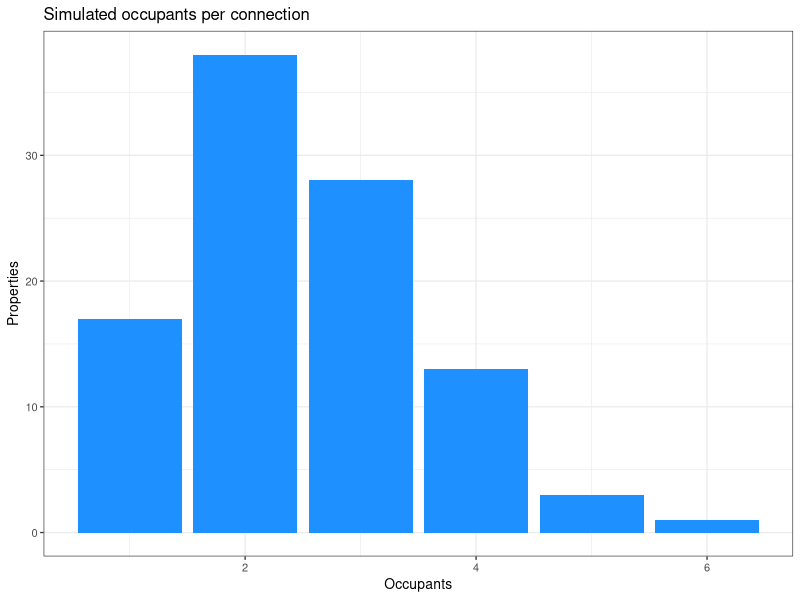
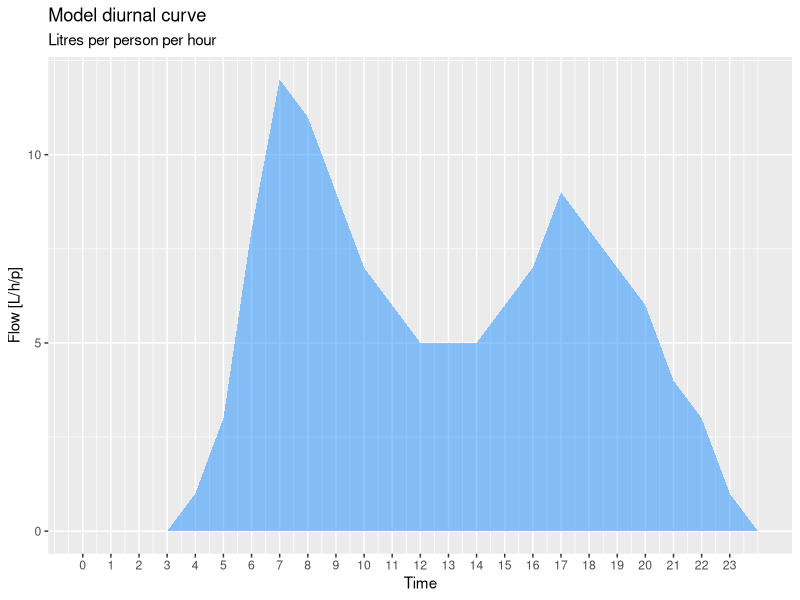
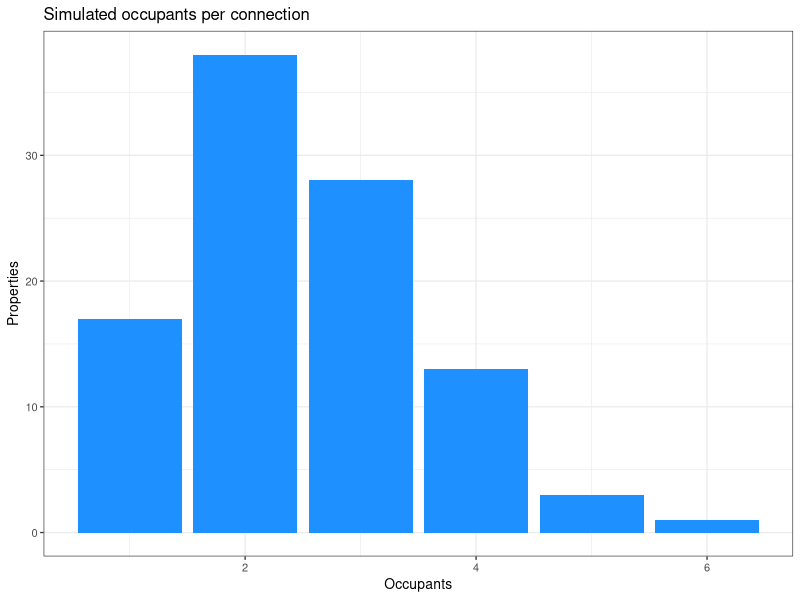

Reproduce these figures in R, in order. (Note: this script raises an error after producing the figures.)
## ---- chunk 1
knitr::opts_chunk$set(echo=TRUE, message=FALSE, warning=FALSE, fig.width = 4, fig.height = 3)
## ---- chunk 2
library(tidyverse)
n <- 100 # Number of services
days <- 365 # Number of days
start <- as.POSIXct("2069-01-01", tz = "Australia/Melbourne") # Start of simulation
## ---- chunk 3
set.seed(1)
meters <- data.frame(rtu = paste("RTU", sample(1E5:9E5, n, replace = FALSE), sep = "-"),
                     offset = sample(0:3599, n, replace = TRUE))
## ---- chunk 4
set.seed(1)
customers <- tibble(service = meters$rtu,
                    occupants = rpois(n, 1.5) + 1) # Number of occupants per connection

ggplot(customers, aes(occupants)) + geom_bar(fill = "dodgerblue") + 
  labs(title = "Simulated occupants per connection",
       x = "Occupants", y = "Properties") + 
  theme_bw(base_size = 10)
ggsave("manuscript/resources/12_time_series/occupants.png", width = 6, height = 4)
## ---- chunk 5
customers <- mutate(customers, home = rbinom(n, 1, .2),
                    garden = rbinom(n, 1, .7),
                    hols = rbinom(n, 1, .1),
                    duration = hols * sample(3:14, n, replace = TRUE))
## ---- chunk 6
diurnal <- tibble(Time = 0:24,
                  Flow = round(c(1.36, 1.085, 0.98, 1.05, 1.58, 3.87,
                                 9.37, 13.3, 12.1, 10.3, 8.44, 7.04,
                                 6.11, 5.68, 5.58, 6.67, 8.32, 10.0,
                                 9.37, 7.73, 6.59, 5.18, 3.55, 2.11, 1)) - 1)

ggplot(diurnal, aes(Time, Flow)) + 
    geom_area(fill = "dodgerblue", alpha = 0.5) +
    scale_x_continuous(breaks = 0:23) + 
    scale_y_continuous(breaks = seq(0, 15, 5)) + 
    labs(title = "Model diurnal curve",
         subtitle = "Litres per person per hour",
         y = "Flow [L/h/p]")

diurnal <- diurnal[-24, ]
## ---- chunk 7
leaks <- rbinom(n, 1, prob = .05) * sample(10:50, n, replace = TRUE)
tibble(DevEUI = rtu, Leak = leaks) %>%
  filter(leaks > 0) %>%
  knitr::kable(caption = "Simulated leaks in litres per hour.")
## ---- chunk 8
sim <- tibble(DeviceID = rep(NA, 24 * n * d),
              TimeStamp = Sys.time(), 
              Count = NA)
vmin <- 0.2
vmax <- 1.4

seasonality <- ((cos((1:365) / (d / ( 2 * pi)))) + 1) * runif(d, 0.8, 1.2)

for (i in 1:n) {
    r <- ((i - 1) * 24 * d + 1):(i * 24 * d)
    sim$DeviceID[r] <- rep(rtu[i], each = (24 * d))
    sim$TimeStamp[r] <- seq.POSIXt(s, by = "hour", length.out = 24 * d) + offset[i]
    # Basic diurnal
    flow <- diurnal$Flow * runif(1, vmin, vmax) * occupants[i]
    # Going to work?
    leave <- sample(7:9, 1)
    home <- sample(15:18, 1)
    flow[leave:home] <- flow[leave:home] * work[i]
    # Ad seasonality
    flow <- rep(flow, d) * rep(seasonality, each = 24)
    # Holidays?
    hols_start <- sample(1:((d - 11) * 24), 1)
    hols_end <- hols_start + sample(1:240, 1)
    flow[hols_start:hols_end] <- hols[i] * flow[hols_start:hols_end]
    # Ad leaks and create cumulative count
    sim$Count[r] <- round(cumsum(flow + leaks[i]) / 5)
}


sim$TimeStamp <- as.character(sim$TimeStamp)

write_csv(sim, "casestudy3/meter_reads.csv")
## ---- chunk 9
device <- sample(rtu, 1)
filter(sim, DeviceID == device) %>%
  slice(100:148) %>%
  ggplot(aes(TimeStamp, Count)) + geom_line() + 
  labs(title = "Cumulative water consumption",
       subtitle = paste("Device", device))
#ggsave("manuscript/resources/session7/consumption_sample.png", width = 6, height = 4)
